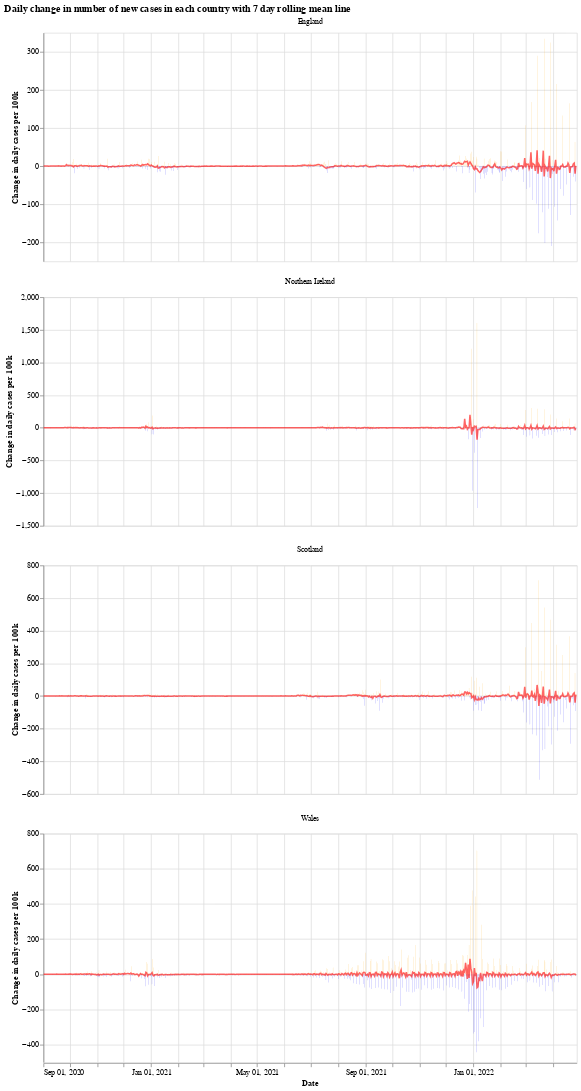

The code cell stored with this chart in its notebook:
### Markdown cell above
We will use the Python library `Altair` for visualising the data, see the [altair docs](https://altair-viz.github.io/) for more information.

First we have a graph which shows the daily change in the number of new cases for each country. This number jumps up and down all over the place, which is likely due to delay in reporting of new cases over the weekend. Another interesting thing is that it looks like the daily cases in Wales experienced a much shorter period of calm over the summer (calm in the sense of daily cases not jumping up and down).

The orange bars are days when the number of new cases (per 100k population) was more than the previous day, while the blue are days when the number of new cases dropped. The red line is the 7 day moving average. 

When the moving average line is below 0, it means that there is a consistent drop in new cases. We can see this clearly happening around the times that lockdowns were introduced (though, to varying degrees). I will update the graphs soon with a marker of when each lockdown started.

### Code cell
# collapse
import altair as alt

bars = alt.Chart(uk_cases).mark_bar().encode(
    x=alt.X("yearmonthdate(date):T", axis=alt.Axis(title='Date')),
    y=alt.Y("casesChangeRate:Q", axis=alt.Axis(title='Change in daily cases per 100k')),
    tooltip='casesChange',
    color=alt.condition(
        alt.datum.casesChangeRate > 0,
        alt.value("orange"),  # The positive color
        alt.value("blue")  # The negative color
    )
).properties(title='Daily change in number of new cases with 7 day rolling mean',width=700).interactive()

line = alt.Chart(uk_cases).mark_line(
    color='red',
    size=2,
    opacity=0.6
).transform_window(
    rolling_mean='mean(casesChangeRate)',
    frame=[0, 7],
    groupby=['areaName']
).encode(
    x='yearmonthdate(date):T',
    y='rolling_mean:Q'
)

alt.layer(bars, line, data=uk_cases).facet(alt.Column(
    'areaName', title=''), columns=1).resolve_scale(y='independent').properties(title='Daily change in number of new cases in each country with 7 day rolling mean line')

### Figure 1 — Vega-Lite specification as saved in the notebook (floating-point values rounded to 4 significant figures; data arrays with more than 128 entries replaced by an {"elided": "..."} marker saying what was removed)
{"config": {"view": {"continuousWidth": 400, "continuousHeight": 300}}, "data": {"name": "data-2fe957f3183bff5be9df58859cc970c1"}, "facet": {"type": "nominal", "field": "areaName", "title": ""}, "spec": {"layer": [{"mark": "bar", "encoding": {"color": {"condition": {"value": "orange", "test": "(datum.casesChangeRate > 0)"}, "value": "blue"}, "tooltip": {"type": "quantitative", "field": "casesChange"}, "x": {"type": "temporal", "axis": {"title": "Date"}, "field": "date", "timeUnit": "yearmonthdate"}, "y": {"type": "quantitative", "axis": {"title": "Change in daily cases per 100k"}, "field": "casesChangeRate"}}, "selection": {"selector001": {"type": "interval", "bind": "scales", "encodings": ["x", "y"]}}, "title": "Daily change in number of new cases with 7 day rolling mean", "width": 700}, {"mark": {"type": "line", "color": "red", "opacity": 0.6, "size": 2}, "encoding": {"x": {"type": "temporal", "field": "date", "timeUnit": "yearmonthdate"}, "y": {"type": "quantitative", "field": "rolling_mean"}}, "transform": [{"window": [{"op": "mean", "field": "casesChangeRate", "as": "rolling_mean"}], "frame": [0, 7], "groupby": ["areaName"]}]}]}, "columns": 1, "resolve": {"scale": {"y": "independent"}}, "title": "Daily change in number of new cases in each country with 7 day rolling mean line", "$schema": "https://vega.github.io/schema/vega-lite/v4.8.1.json", "datasets": {"data-2fe957f3183bff5be9df58859cc970c1": {"elided": "2416 records"}}}
